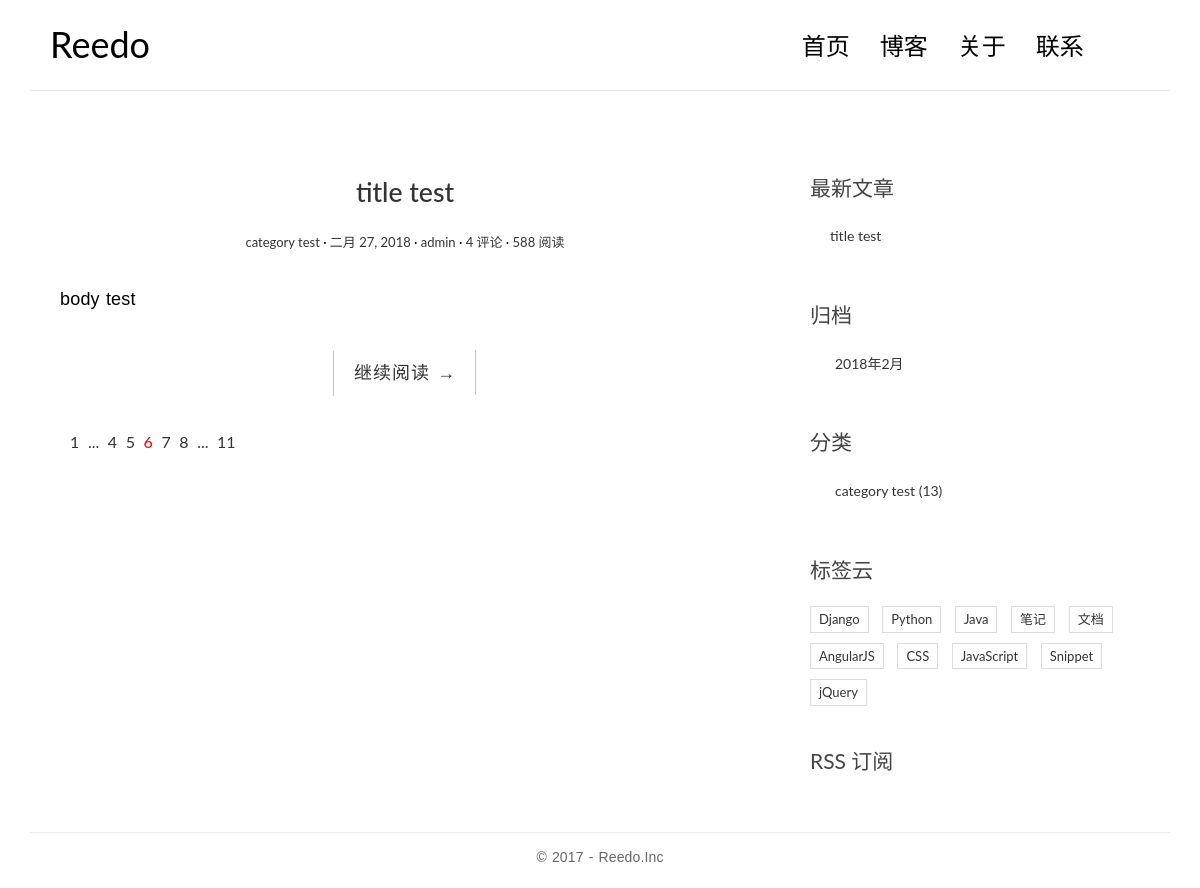
/, run on an earlier commit of the app's database.
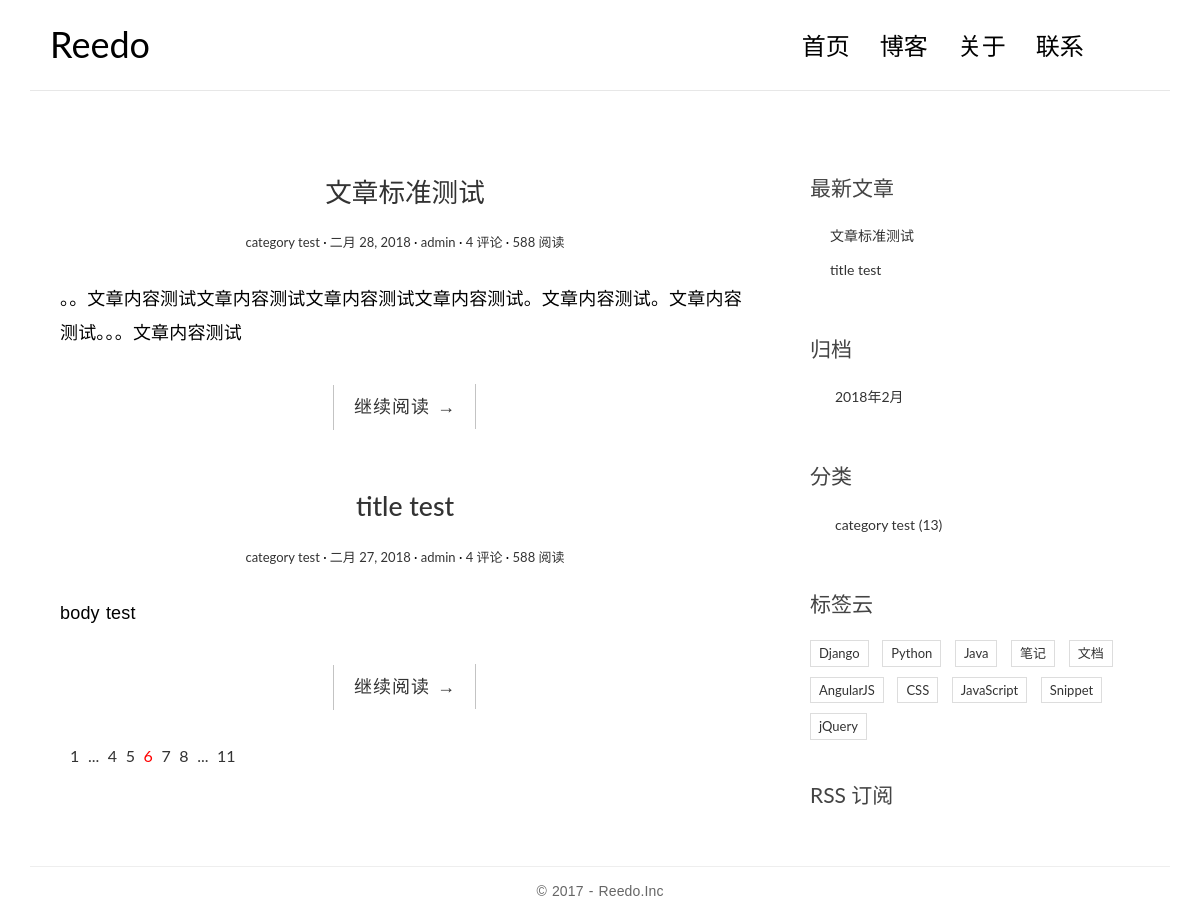
And on a later commit of the database.
### blog/models.py (models this page shows, shortened)
class Post(models.Model):
    title = models.CharField(max_length=40)
    body = models.TextField()
    created_time = models.DateField()
    modified_time = models.DateField()
    category = models.ForeignKey(Category, on_delete=models.CASCADE)
    tags = models.ManyToManyField(Tag, blank=True)
    author = models.ForeignKey(User, on_delete=models.CASCADE)

class Category(models.Model):
    name = models.CharField(max_length=20)

### blog/views.py (the view)
# urls.py: path('', views.index, name='index'),
def index(request):
    post_list = Post.objects.all().order_by('-created_time')
    return render(request, 'blog/index.html', {'post_list':post_list})

### blog/templatetags/blog_tags.py (called while the page is built)
@register.simple_tag
def get_recent_posts(num=5):
    return Post.objects.all().order_by('-created_time')[:num]

@register.simple_tag
def archives():
    return Post.objects.dates('created_time', 'month', order='DESC')

@register.simple_tag
def get_categories():
    return Category.objects.all()

### templates/blog/index.html
{% extends "base.html" %}
{% block main %}
    {% for post in post_list %}
    <article class="post post-{{ post.pk }}">
        <header class="entry-header">
            <h1 class="entry-title">
                <a href="{% url 'blog:detail' post.pk %}">{{ post.title }}</a>
            </h1>
            <div class="entry-meta">
                <span class="post-category"><a href="#">{{ post.category.name }}</a></span>
                <span class="post-date"><a href="#"><time class="entry-date"
                                                            datetime="{{ post.created_time }}">{{ post.created_time }}</time></a></span>
                <span class="post-author"><a href="#">{{ post.author }}</a></span>
                <span class="comments-link"><a href="#">4 评论</a></span>
                <span class="views-count"><a href="#">588 阅读</a></span>
            </div>
        </header>
        <div class="entry-content clearfix">
            <p>{{ post.body }}</p>
            <div class="read-more cl-effect-14">
                <a href="{% url 'blog:detail' post.pk %}" class="more-link">继续阅读 <span class="meta-nav">→</span></a>
            </div>
        </div>
    </article>
    {% endfor %}
    <div class="pagination">
        <ul>
            <li><a href="">1</a></li>
            <li><a href="">...</a></li>
            <li><a href="">4</a></li>
            <li><a href="">5</a></li>
            <li class="current"><a href="">6</a></li>
            <li><a href="">7</a></li>
            <li><a href="">8</a></li>
            <li><a href="">...</a></li>
            <li><a href="">11</a></li>
        </ul>
    </div>
{% endblock main %}

### templates/base.html (shortened to what the changed rows need)
{% load staticfiles %}
{% load blog_tags %}
<!DOCTYPE html>
<html>
<head>
    <link rel="stylesheet" href="{% static 'blog/css/bootstrap.min.css' %}">
    <link rel="stylesheet" href="http://code.ionicframework.com/ionicons/2.0.1/css/ionicons.min.css">
    <link rel="stylesheet" href="{% static 'blog/css/pace.css' %}">
    <link rel="stylesheet" href="{% static 'blog/css/custom.css' %}">
    <link rel="stylesheet" href="{% static 'blog/css/highlights/github.css' %}">
</head>
<body>
<div class="container">
    <header id="site-header">
        <div class="row">
            <div class="col-md-4 col-sm-5 col-xs-8">
                <div class="logo">
                    <h1><a href="{% url 'blog:index' %}"><b>Reedo</b></a></h1>
                </div>
            </div>
        </div>
    </header>
</div>
<div class="content-body">
    <div class="container">
        <div class="row">
            <main class="col-md-8">
                {% block main %}
                {% endblock main %}
            </main>
            <aside class="col-md-4">
                <div class="widget widget-recent-posts">
                    {% get_recent_posts as recent_post_list %}
                    <ul>
                        {% for post in recent_post_list %}
                            <li>
                                <a href="#">{{ post.title }}</a>
                            </li>
                        {% endfor %}
                    </ul>
                </div>
                <div class="widget widget-archives">
                    {% archives as archives_list %}
                    <ul>
                        {% for date in archives_list %}
                            <li>
                                <a href="{% url 'blog:archives' date.year date.month %}">{{ date.year }}年{{ date.month }}月</a>
                            </li>
                        {% endfor %}
                    </ul>
                </div>
                <div class="widget widget-category">
                    {% get_categories as category_list %}
                    <ul>
                        {% for category in category_list %}
                            <li>
                                <a href="{% url 'blog:category' category.pk %}">{{ category.name }} <span class="post-count">(13)</span></a>
                            </li>
                        {% endfor %}
                    </ul>
                </div>
            </aside>
        </div>
    </div>
</div>
</body>
</html>

What changed in the data, as far as the page shows it:
added Post: title "文章标准测试", category.name "category test", created_time "二月 28, 2018", author "admin", body "。。文章内容测试文章内容测试文章内容测试文章内容测试。文章内容测试。文章内容测试。。。文章内容测试"
